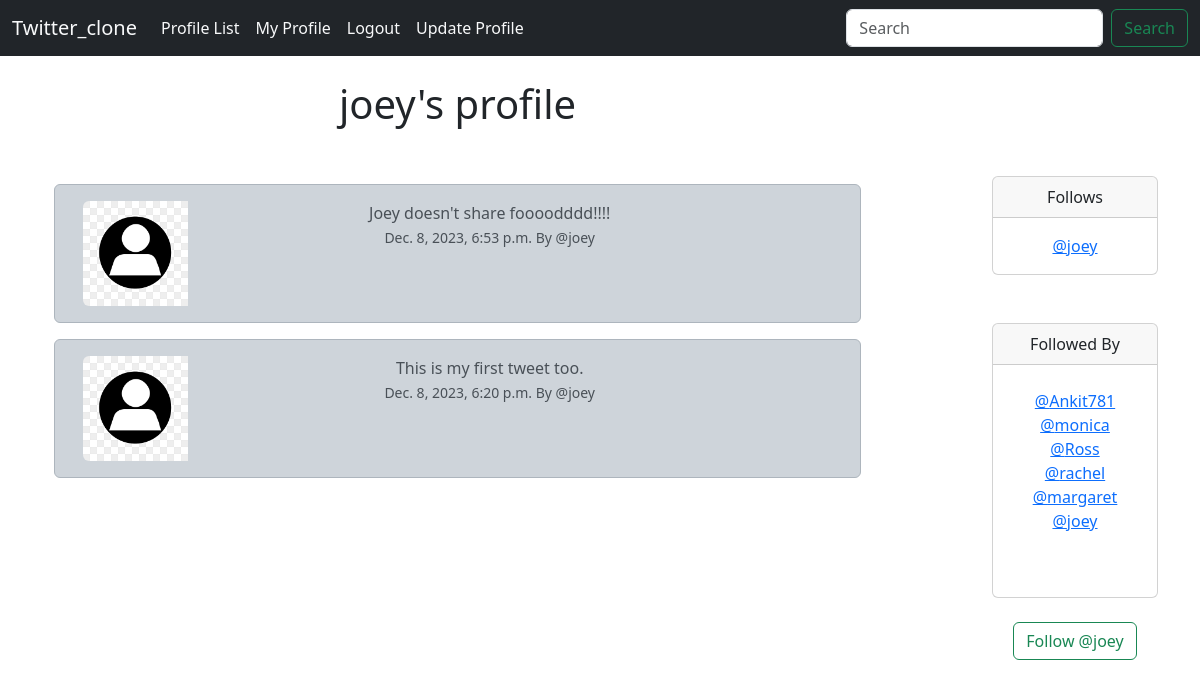
/profile/3 (signed in), run on an earlier commit of the app's database.
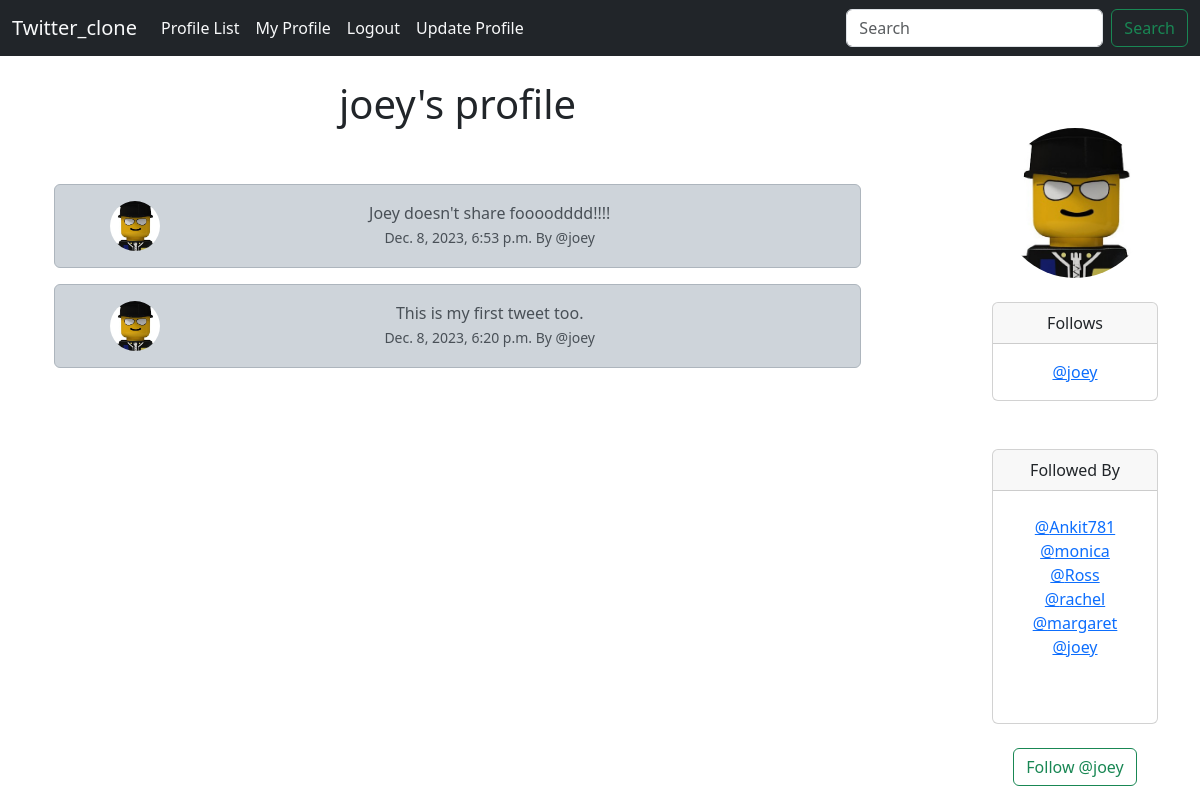
And on a later commit of the database.
### Twitter_app/models.py (models this page shows, shortened)
class tweet(models.Model):
    user = models.ForeignKey(
        User, related_name="tweets",
        on_delete= models.DO_NOTHING
    )
    body = models.CharField(max_length= 200)
    created_at = models.DateTimeField(auto_now_add=True)

class Profile(models.Model):
    user = models.OneToOneField(User, on_delete=models.CASCADE)
    follows = models.ManyToManyField('self', related_name='followed_by', symmetrical=False,blank = True)
    date_modified = models.DateTimeField(User, auto_now= True)
    profile_img = models.ImageField(null = True, blank = True, upload_to= "static/img/")
    def __str__(self):
        return self.user.username

### Twitter_app/views.py (the view, shortened to what this page needs)
# urls.py: path('profile/<int:pk>', views.profile, name= "profile"),
def profile(request, pk):
    if request.user.is_authenticated:
        profile = Profile.objects.get(user_id = pk)
        my_tweets = tweet.objects.filter(user_id = pk).order_by("-created_at")
        return render(request, 'profile_page.html', {'profile': profile, 'my_tweets': my_tweets})
    else:
        messages.success(request, "You must be login to view this page")
        return redirect('index')

### templates/profile_page.html (shortened to what this page needs)
{%  extends "base.html" %}
{% load static%}
{%block content %}
{% if profile%}
 <div class="container text-center">
    <div class="row">
        <div class="col-9">
            <h1> {{ profile.user.username}}'s profile </h1>
            <div class="container">
              {% if my_tweets %}
              <br/>  <br/>
              {% for my_tweet in my_tweets %}
              <div class="alert alert-dark" role="alert">
                  <div class="container">
                    <div class="row">
                      <div class="col-2">
                        {% if profile.profile_img %}
                        <img src="{{profile.profile_img.url}}" class="img-fluid rounded-circle " style="height:50px;width:50px;" alt="profile.user.username">
                        {%else%}
                        <img src="{% static 'img/pngtree-default-male-avatar-png-image_2811083.jpg' %}" class="img-fluid rounded-start" alt="...">
                        {%endif%}
                      </div>
                        <div class="col-9">
                          {{my_tweet.body}} <br/>
                          <small class="">
                              {{my_tweet.created_at}} By
                              @{{my_tweet.user}}
                          </small>
                        </div>
                    </div>
                  </div>
              </div>
              {%endfor%}
              {% endif %}
            </div>
        </div>
        <div class= "col-1"></div>
        <div class="col-2">
          <br> <br>
          {% if profile.profile_img%}
          <img src=" {{profile.profile_img.url}}" alt="Profile pic" class="rounded-circle" style="height:150px;width:150px;"/>
          {%endif%}
          <br/><br/>
            <div class="card">
                <div class="card-header">
                  Follows
                </div>
                <div class="card-body">
                  <p class="card-text">
                    {% for following in profile.follows.all %}
                    <a href="{% url 'profile' following.user.id %}">@{{ following }}</a>
                    <br/>
                    {% endfor %}
                  </p>
                </div>
            </div>
<br><br>
            <div class="card">
                <div class="card-header">
                    Followed By
                </div>
                <div class="card-body">
                  <p class="card-text">
                    {% for following in profile.followed_by.all %}
                    <a href="{% url 'profile' following.user.id %}">@{{ following }}</a>
                    <br/>
                    {% endfor%}
                    <br/><br/>
                  </p>
                </div>
              </div>
              <form method="POST">
                <br>
                {% if profile in user.profile.follows.all %}
                  <button class="btn btn-outline-danger" name="follow" value="unfollow" type="submit">Unfollow @{{ profile.user.username | lower}} </button>
                  <br>
                {% else %}
                  <button class="btn btn-outline-success" name="follow" value="follow" type="submit">Follow @{{ profile.user.username | lower}} </button>
                {% endif %}
                </form>
                <br/>
        </div>
    </div>
</div>
{%endif%}
{% endblock %}

What changed in the data, as far as the page shows it:
changed Profile "joey": profile_img: picture added
changed through a linked row, tweet "Joey doesn't share foooodddd!!!!": profile_img: picture added
changed through a linked row, tweet "This is my first tweet too.": profile_img: picture added
